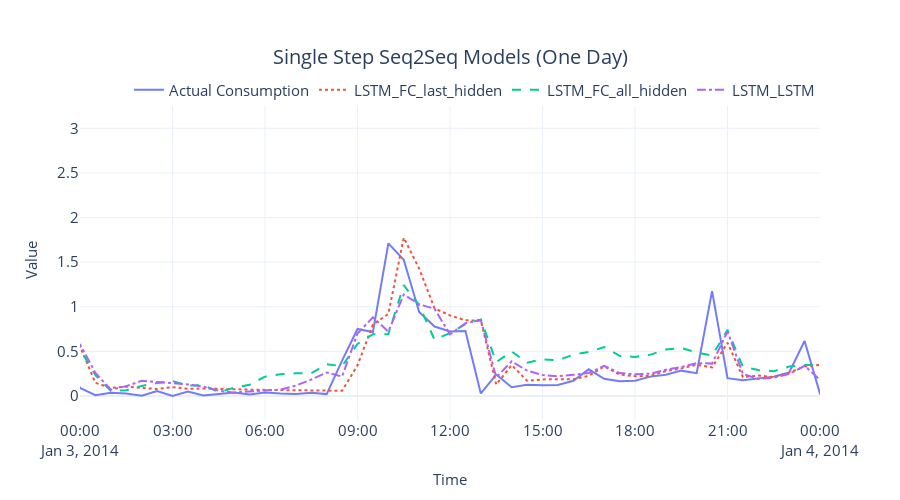

Source (notebook cell):
### Markdown cell above
#### Plot of all the three models, zoomed into a day

### Code cell
fig = plot_forecast(pred_df, forecast_columns=["LSTM_FC_last_hidden", "LSTM_FC_all_hidden", "LSTM_LSTM"], forecast_display_names=["LSTM_FC_last_hidden", "LSTM_FC_all_hidden", "LSTM_LSTM"])
fig = format_plot(fig, title=f"Single Step Seq2Seq Models (One Day)")
fig.update_xaxes(type="date", range=["2014-01-03", "2014-01-04"])
fig.update_traces(line=dict(dash="dash"), selector= dict(name="LSTM_FC_all_hidden"))
fig.update_traces(line=dict(dash="dashdot"), selector= dict(name="LSTM_LSTM"))
fig.write_image("imgs/chapter_12/single_step_seq2seq.png")
fig.show()

### Figure 1 — Plotly figure (JSON) as saved in the notebook; plotly's stock layout.template omitted (floating-point values rounded to 4 significant figures; data arrays with more than 128 entries replaced by an {"elided": "..."} marker saying what was removed)
{"data": [{"line": {"color": "rgba(99,110,250,0.9)"}, "mode": "lines", "name": "Actual Consumption", "type": "scatter", "x": {"elided": "1488 str values"}, "y": {"elided": "1488 float values"}}, {"line": {"color": "rgba(239,85,59,1)", "dash": "dot"}, "mode": "lines", "name": "LSTM_FC_last_hidden", "type": "scatter", "x": {"elided": "1488 str values"}, "y": {"elided": "1488 float values"}}, {"line": {"color": "rgba(0,204,150,1)", "dash": "dash"}, "mode": "lines", "name": "LSTM_FC_all_hidden", "type": "scatter", "x": {"elided": "1488 str values"}, "y": {"elided": "1488 float values"}}, {"line": {"color": "rgba(171,99,250,1)", "dash": "dashdot"}, "mode": "lines", "name": "LSTM_LSTM", "type": "scatter", "x": {"elided": "1488 str values"}, "y": {"elided": "1488 float values"}}], "layout": {"autosize": false, "height": 500, "legend": {"font": {"size": 15}, "orientation": "h", "title": {}, "x": 1, "xanchor": "right", "y": 0.98, "yanchor": "bottom"}, "title": {"font": {"size": 20}, "text": "Single Step Seq2Seq Models (One Day)", "x": 0.5, "xanchor": "center", "yanchor": "top"}, "width": 900, "xaxis": {"range": ["2014-01-03", "2014-01-04"], "tickfont": {"size": 15}, "title": {"font": {"size": 15}, "text": "Time"}, "type": "date"}, "yaxis": {"tickfont": {"size": 15}, "title": {"font": {"size": 15}, "text": "Value"}}}}
